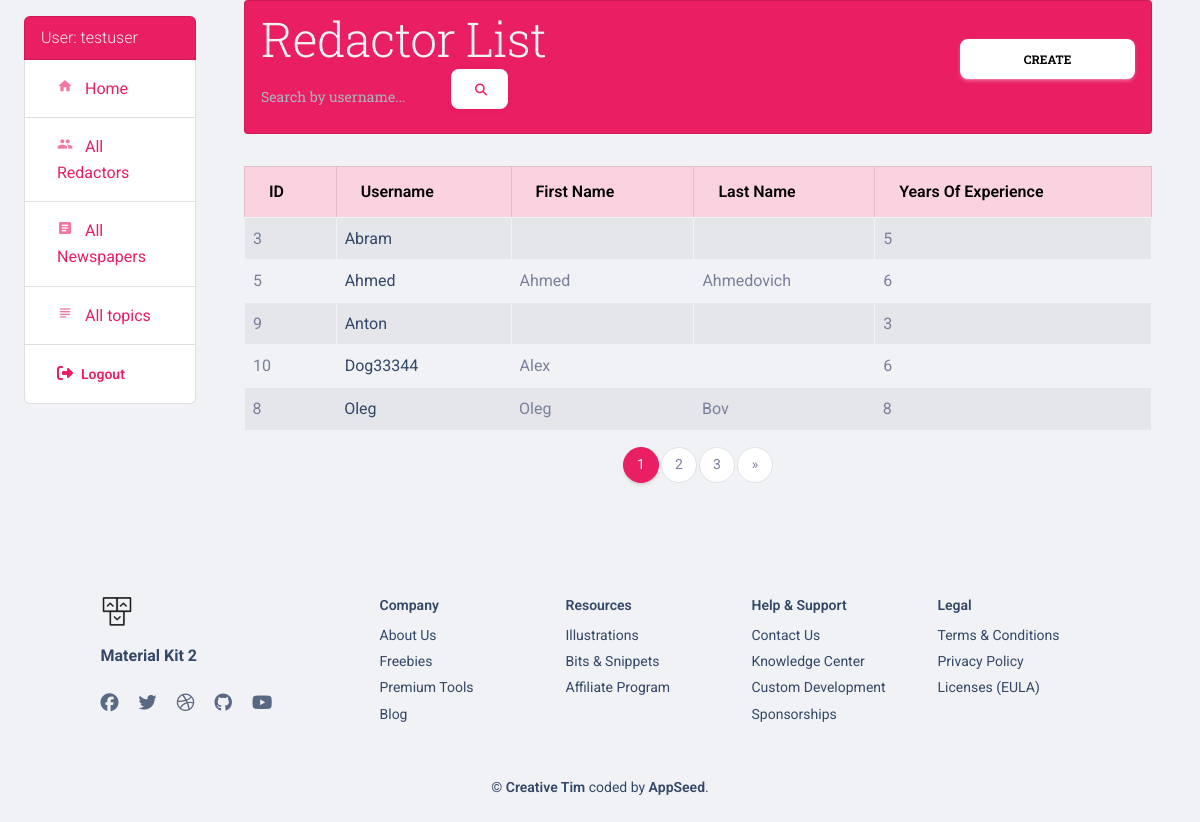
The app's page /redactors/ (signed in) with its own data.
### agency/models.py (models this page shows, shortened)
class Redactor(AbstractUser):
    years_of_experience = models.IntegerField(null=True, blank=True)
    class Meta:
        ordering = ["username"]
        verbose_name = "redactor"
        verbose_name_plural = "redactors"
    def get_absolute_url(self):
        return reverse("agency:redactor-detail", kwargs={"pk": self.pk})

### agency/views.py (the view)
# urls.py: path("redactors/", RedactorListView.as_view(), name="redactor-list"),
class RedactorListView(LoginRequiredMixin, generic.ListView):
    model = Redactor
    paginate_by = 5
    def get_context_data(self, *, object_list=None, **kwargs):
        context = super(RedactorListView, self).get_context_data(**kwargs)
        username = self.request.GET.get("username", "")
        context["search_form"] = RedactorSearchForm(initial={"username": username})
        return context
    def get_queryset(self):
        queryset = Redactor.objects.all()
        form = RedactorSearchForm(self.request.GET)
        if form.is_valid():
            return queryset.filter(username__icontains=form.cleaned_data["username"])
        return queryset

### agency/forms.py
class RedactorSearchForm(forms.Form):
    username = forms.CharField(
        max_length=255,
        required=False,
        label="",
        widget=forms.TextInput(attrs={"placeholder": "Search by username..."}),
    )

### agency/context_processors.py (called while the page is built)
def cfg_assets_root(request):
    return {"ASSETS_ROOT": settings.ASSETS_ROOT}

### agency/templatetags/query_transform.py (called while the page is built)
@register.simple_tag
def query_transform(request, **kwargs):
    updated = request.GET.copy()
    for key, value in kwargs.items():
        if value is not None:
            updated[key] = value
        else:
            updated.pop(key, 0)
    return updated.urlencode()

### templates/agency/redactor_list.html
{% extends "base-fullscreen.html" %}
{% load crispy_forms_filters %}
{% block content %}
  <div class="container">
    <div class="row">
      <div class="col-12">
        <h1 class="list-group-item bg-primary rounded d-flex align-items-center">
          <span class="flex-grow-1 text-light">Redactor List {% include "includes/search_line.html" %}</span>
          <a href="{% url 'agency:redactor-create' %}" class="btn btn-white link-to-page ml-auto" style="width: 20%;">Create</a>
        </h1>
      </div>
    </div>
    <div class="row mt-4">
      <div class="col-12">
        {% if redactor_list %}
          <table class="table table-striped table-bordered">
            <thead class="table-primary">
              <tr>
                <th>ID</th>
                <th>Username</th>
                <th>First name</th>
                <th>Last name</th>
                <th>Years of experience</th>
              </tr>
            </thead>
            <tbody>
              {% for redactor in redactor_list %}
                <tr>
                  <td>{{ redactor.id }}</td>
                  <td><a href="{{ redactor.get_absolute_url }}">{{ redactor.username }} {% if user == redactor %} (Me){% endif %}</a></td>
                  <td>{{ redactor.first_name }}</td>
                  <td>{{ redactor.last_name }}</td>
                  <td>{{ redactor.years_of_experience }}</td>
                </tr>
              {% endfor %}
            </tbody>
          </table>
        {% else %}
          <p>There are no redactors in the service.</p>
        {% endif %}
      </div>
    </div>
  </div>
{% endblock %}

### templates/base-fullscreen.html (shortened to what this page needs)
<!DOCTYPE html>
<html lang="en" itemscope itemtype="http://schema.org/WebPage">
<head>
  <link href="{{ ASSETS_ROOT }}/css/nucleo-icons.css" rel="stylesheet" />
  <link href="{{ ASSETS_ROOT }}/css/nucleo-svg.css" rel="stylesheet" />
  <link id="pagestyle" href="{{ ASSETS_ROOT }}/css/material-kit.css?v=3.0.0" rel="stylesheet" />
</head>
<body class="{% block body_class %}{% endblock %} bg-gray-200">
  <div class="container-fluid">
    <div class="row">
        <div class="col-sm-2">
            {% block sidebar %}
                {% include "includes/navigation.html" %}
            {% endblock %}
        </div>
        <div class="col-sm-10 ">
            {% block content %}{% endblock %}
            {% block pagination %}
                {% include "includes/pagination.html" %}
            {% endblock %}
        </div>
    </div>
</div>
  {% include 'includes/footer.html' %}
</body>
</html>

### templates/includes/navigation.html (shortened to what this page needs)
<ul class="sidebar-nav list-group">
  {% if request.user.is_authenticated %}
    <li class="list-group-item bg-primary text-light">User: <a href="{{ user.get_absolute_url }}" class="text-light">{{ user.get_username }}</a></li>
  {% endif %}
  <li class="list-group-item sidebar-title">
    <a href="/" class="nav-link">
      <i class="material-icons opacity-6 me-2 text-md">home</i>
      Home
    </a>
  </li>
  <li class="list-group-item">
    <a href="{% url 'agency:redactor-list' %}" class="nav-link">
      <i class="material-icons opacity-6 me-2 text-md">people</i>
      All Redactors
    </a>
  </li>
  <li class="list-group-item">
    <a href="{% url 'agency:newspaper-list' %}" class="nav-link">
      <i class="material-icons opacity-6 me-2 text-md">article</i>
      All Newspapers
    </a>
  </li>
  <li class="list-group-item dropdown">
    <a href="{% url 'agency:topic-list' %}" class="nav-link">
      <i class="material-icons opacity-6 me-2 text-md">subject</i>
      All topics
    </a>
  </li>
  {% if request.user.is_authenticated %}
    <li class="list-group-item">
      <a href="{% url 'logout' %}" class="nav-link">
        <i class="fa fa-sign-out me-1"></i>
        <p class="d-inline text-sm z-index-1 font-weight-bold" data-bs-toggle="tooltip" data-bs-placement="bottom" title="Sign OUT">Logout</p>
      </a>
    </li>
  {% endif %}
</ul>

### templates/includes/search_line.html (shortened to what this page needs)
{% load crispy_forms_filters %}
<form action="" method="get" class="form-inline">
  <div class="input-group">
    <div class="search-wrapper">
      <div class="input-group search-line">
        {{ search_form|crispy }}
      </div>
      <button type="submit" class="btn btn-primary bg-white search-button">
        <i class="fas fa-search text-primary"></i>
      </button>
    </div>
  </div>
</form>

### templates/includes/pagination.html (shortened to what this page needs)
{% load query_transform %}
{% if is_paginated %}
  <div class="d-flex justify-content-center">
    <ul class="pagination">
      {% for page in paginator.page_range %}
        {% if page_obj.number == page %}
          <li class="page-item active">
            <span class="page-link">{{ page }}</span>
          </li>
        {% else %}
          <li class="page-item">
            <a href="?{% query_transform request page=page %}" class="page-link">{{ page }}</a>
          </li>
        {% endif %}
      {% endfor %}
      {% if page_obj.has_next %}
        <li class="page-item">
          <a href="?{% query_transform request page=page_obj.next_page_number %}" class="page-link" aria-label="Next">
            <span aria-hidden="true">&raquo;</span>
          </a>
        </li>
      {% endif %}
    </ul>
  </div>
{% endif %}

### templates/includes/footer.html
  <footer class="footer pt-5 mt-5">
    <div class="container">
      <div class=" row">
        <div class="col-md-3 mb-4 ms-auto">
          <div>
            <a href="https://appseed.us/product/django-material-kit">
              <img src="{{ ASSETS_ROOT }}/img/logo-ct-dark.png" class="mb-3 footer-logo" alt="main_logo">
            </a>
            <h6 class="font-weight-bolder mb-4">Material Kit 2</h6>
          </div>
          <div>
            <ul class="d-flex flex-row ms-n3 nav">
              <li class="nav-item">
                <a class="nav-link pe-1" href="https://www.facebook.com/CreativeTim" target="_blank">
                  <i class="fab fa-facebook text-lg opacity-8"></i>
                </a>
              </li>
              <li class="nav-item">
                <a class="nav-link pe-1" href="https://twitter.com/creativetim" target="_blank">
                  <i class="fab fa-twitter text-lg opacity-8"></i>
                </a>
              </li>
              <li class="nav-item">
                <a class="nav-link pe-1" href="https://dribbble.com/creativetim" target="_blank">
                  <i class="fab fa-dribbble text-lg opacity-8"></i>
                </a>
              </li>
              <li class="nav-item">
                <a class="nav-link pe-1" href="https://github.com/creativetimofficial" target="_blank">
                  <i class="fab fa-github text-lg opacity-8"></i>
                </a>
              </li>
              <li class="nav-item">
                <a class="nav-link pe-1" href="https://www.youtube.com/channel/UCVyTG4sCw-rOvB9oHkzZD1w" target="_blank">
                  <i class="fab fa-youtube text-lg opacity-8"></i>
                </a>
              </li>
            </ul>
          </div>
        </div>
        <div class="col-md-2 col-sm-6 col-6 mb-4">
          <div>
            <h6 class="text-sm">Company</h6>
            <ul class="flex-column ms-n3 nav">
              <li class="nav-item">
                <a class="nav-link" href="https://www.creative-tim.com/presentation" target="_blank">
                  About Us
                </a>
              </li>
              <li class="nav-item">
                <a class="nav-link" href="https://www.creative-tim.com/templates/free" target="_blank">
                  Freebies
                </a>
              </li>
              <li class="nav-item">
                <a class="nav-link" href="https://www.creative-tim.com/templates/premium" target="_blank">
                  Premium Tools
                </a>
              </li>
              <li class="nav-item">
                <a class="nav-link" href="https://www.creative-tim.com/blog" target="_blank">
                  Blog
                </a>
              </li>
            </ul>
          </div>
        </div>
        <div class="col-md-2 col-sm-6 col-6 mb-4">
          <div>
            <h6 class="text-sm">Resources</h6>
            <ul class="flex-column ms-n3 nav">
              <li class="nav-item">
                <a class="nav-link" href="https://iradesign.io/" target="_blank">
                  Illustrations
                </a>
              </li>
              <li class="nav-item">
                <a class="nav-link" href="https://www.creative-tim.com/bits" target="_blank">
                  Bits & Snippets
                </a>
              </li>
              <li class="nav-item">
                <a class="nav-link" href="https://www.creative-tim.com/affiliates/new" target="_blank">
                  Affiliate Program
                </a>
              </li>
            </ul>
          </div>
        </div>
        <div class="col-md-2 col-sm-6 col-6 mb-4">
          <div>
            <h6 class="text-sm">Help & Support</h6>
            <ul class="flex-column ms-n3 nav">
              <li class="nav-item">
                <a class="nav-link" href="https://www.creative-tim.com/contact-us" target="_blank">
                  Contact Us
                </a>
              </li>
              <li class="nav-item">
                <a class="nav-link" href="https://www.creative-tim.com/knowledge-center" target="_blank">
                  Knowledge Center
                </a>
              </li>
              <li class="nav-item">
                <a class="nav-link" href="https://services.creative-tim.com/?ref=ct-mk2-footer" target="_blank">
                  Custom Development
                </a>
              </li>
              <li class="nav-item">
                <a class="nav-link" href="https://www.creative-tim.com/sponsorships" target="_blank">
                  Sponsorships
                </a>
              </li>
            </ul>
          </div>
        </div>
        <div class="col-md-2 col-sm-6 col-6 mb-4 me-auto">
          <div>
            <h6 class="text-sm">Legal</h6>
            <ul class="flex-column ms-n3 nav">
              <li class="nav-item">
                <a class="nav-link" href="https://www.creative-tim.com/knowledge-center/terms-of-service" target="_blank">
                  Terms & Conditions
                </a>
              </li>
              <li class="nav-item">
                <a class="nav-link" href="https://www.creative-tim.com/knowledge-center/privacy-policy" target="_blank">
                  Privacy Policy
                </a>
              </li>
              <li class="nav-item">
                <a class="nav-link" href="https://www.creative-tim.com/license" target="_blank">
                  Licenses (EULA)
                </a>
              </li>
            </ul>
          </div>
        </div>
        <div class="col-12">
          <div class="text-center">
            <p class="text-dark my-4 text-sm font-weight-normal">
              &copy; <a href="https://bit.ly/3fKQZaL" class="font-weight-bold" target="_blank">Creative Tim</a>
              coded by <a href="https://appseed.us" class="font-weight-bold" target="_blank">AppSeed</a>.
            </p>
          </div>
        </div>
      </div>
    </div>
  </footer>

### templates/includes/navigation.html (style rules this page uses)
.sidebar-nav { margin-top: 1em; }

### templates/includes/search_line.html (style rules this page uses)
.search-button { margin-left: 5px; height: 100%; }
.search-wrapper { display: flex; align-items: center; justify-content: space-between; height: 100%; }

### records on screen
Redactor: get_username "testuser"
Redactor: id "3", username "Abram", years_of_experience "5"
Redactor: id "5", username "Ahmed", first_name "Ahmed", last_name "Ahmedovich", years_of_experience "6"
Redactor: id "9", username "Anton", years_of_experience "3"
Redactor: id "10", username "Dog33344", first_name "Alex", years_of_experience "6"
Redactor: id "8", username "Oleg", first_name "Oleg", last_name "Bov", years_of_experience "8"

### other values on screen
{{ page }} "1"
{{ page }} "2" "3"
